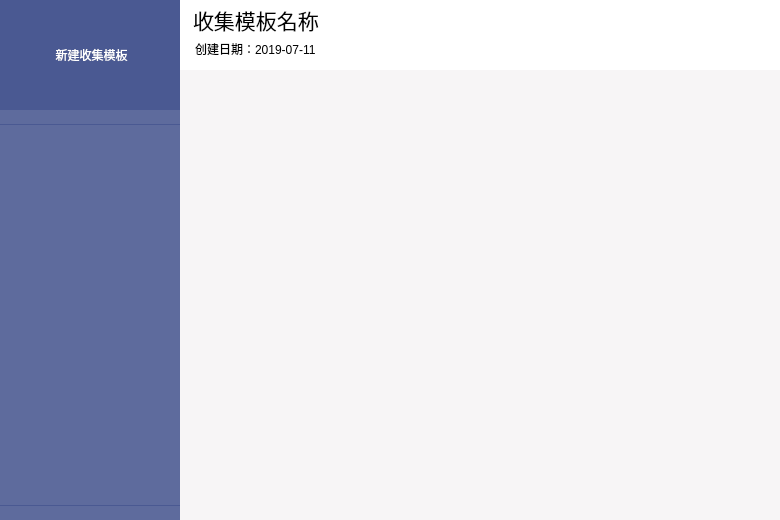
<?xml version="1.0" encoding="UTF-8"?>
<ui version="4.0">
 <class>MainWindow</class>
 <widget class="QMainWindow" name="MainWindow">
  <property name="geometry">
   <rect>
    <x>0</x>
    <y>0</y>
    <width>780</width>
    <height>520</height>
   </rect>
  </property>
  <property name="windowTitle">
   <string>数据收集软件</string>
  </property>
  <widget class="QWidget" name="centralWidget">
   <layout class="QHBoxLayout" name="horizontalLayout" stretch="1,2">
    <property name="spacing">
     <number>0</number>
    </property>
    <property name="leftMargin">
     <number>0</number>
    </property>
    <property name="topMargin">
     <number>0</number>
    </property>
    <property name="rightMargin">
     <number>0</number>
    </property>
    <property name="bottomMargin">
     <number>0</number>
    </property>
    <item>
     <widget class="QWidget" name="widget" native="true">
      <property name="maximumSize">
       <size>
        <width>180</width>
        <height>16777215</height>
       </size>
      </property>
      <layout class="QVBoxLayout" name="verticalLayout" stretch="1,3">
       <property name="spacing">
        <number>0</number>
       </property>
       <property name="leftMargin">
        <number>0</number>
       </property>
       <property name="topMargin">
        <number>0</number>
       </property>
       <property name="rightMargin">
        <number>0</number>
       </property>
       <property name="bottomMargin">
        <number>0</number>
       </property>
       <item>
        <widget class="QWidget" name="widget_3" native="true">
         <property name="maximumSize">
          <size>
           <width>16777215</width>
           <height>110</height>
          </size>
         </property>
         <property name="styleSheet">
          <string notr="true">background-color: rgb(74, 89, 146)</string>
         </property>
         <layout class="QGridLayout" name="gridLayout">
          <item row="0" column="0">
           <widget class="QPushButton" name="pushButton">
            <property name="minimumSize">
             <size>
              <width>0</width>
              <height>40</height>
             </size>
            </property>
            <property name="font">
             <font>
              <family>Microsoft YaHei UI</family>
              <pointsize>9</pointsize>
             </font>
            </property>
            <property name="styleSheet">
             <string notr="true">color: white;
border: 0px</string>
            </property>
            <property name="text">
             <string> 新建收集模板</string>
            </property>
            <property name="icon">
             <iconset resource="src.qrc">
              <normaloff>:/new/prefix1/plus-circle.png</normaloff>:/new/prefix1/plus-circle.png</iconset>
            </property>
            <property name="iconSize">
             <size>
              <width>30</width>
              <height>30</height>
             </size>
            </property>
           </widget>
          </item>
         </layout>
        </widget>
       </item>
       <item>
        <widget class="QWidget" name="widget_4" native="true">
         <property name="styleSheet">
          <string notr="true">background-color: rgb(94, 107, 157)</string>
         </property>
         <layout class="QVBoxLayout" name="verticalLayout_3">
          <property name="spacing">
           <number>0</number>
          </property>
          <property name="leftMargin">
           <number>0</number>
          </property>
          <property name="topMargin">
           <number>0</number>
          </property>
          <property name="rightMargin">
           <number>0</number>
          </property>
          <property name="bottomMargin">
           <number>0</number>
          </property>
          <item>
           <widget class="QPushButton" name="pushButton_6">
            <property name="styleSheet">
             <string notr="true">border: 0px;
border-bottom: 1px solid rgb(74, 89, 146);</string>
            </property>
            <property name="text">
             <string/>
            </property>
            <property name="icon">
             <iconset resource="src.qrc">
              <normaloff>:/new/prefix1/up.png</normaloff>:/new/prefix1/up.png</iconset>
            </property>
            <property name="iconSize">
             <size>
              <width>20</width>
              <height>20</height>
             </size>
            </property>
           </widget>
          </item>
          <item>
           <widget class="QScrollArea" name="scrollArea">
            <property name="styleSheet">
             <string notr="true">border: 0px</string>
            </property>
            <property name="verticalScrollBarPolicy">
             <enum>Qt::ScrollBarAlwaysOff</enum>
            </property>
            <property name="horizontalScrollBarPolicy">
             <enum>Qt::ScrollBarAlwaysOff</enum>
            </property>
            <property name="widgetResizable">
             <bool>true</bool>
            </property>
            <property name="alignment">
             <set>Qt::AlignLeading|Qt::AlignLeft|Qt::AlignTop</set>
            </property>
            <widget class="QWidget" name="scrollAreaWidgetContents">
             <property name="geometry">
              <rect>
               <x>0</x>
               <y>0</y>
               <width>180</width>
               <height>368</height>
              </rect>
             </property>
             <property name="minimumSize">
              <size>
               <width>0</width>
               <height>0</height>
              </size>
             </property>
             <property name="layoutDirection">
              <enum>Qt::LeftToRight</enum>
             </property>
             <layout class="QVBoxLayout" name="verticalLayout_4">
              <property name="spacing">
               <number>0</number>
              </property>
              <property name="leftMargin">
               <number>0</number>
              </property>
              <property name="topMargin">
               <number>0</number>
              </property>
              <property name="rightMargin">
               <number>0</number>
              </property>
              <property name="bottomMargin">
               <number>0</number>
              </property>
              <item>
               <widget class="QWidget" name="widget_5" native="true">
                <property name="minimumSize">
                 <size>
                  <width>0</width>
                  <height>0</height>
                 </size>
                </property>
                <property name="maximumSize">
                 <size>
                  <width>0</width>
                  <height>0</height>
                 </size>
                </property>
               </widget>
              </item>
              <item>
               <spacer name="verticalSpacer">
                <property name="orientation">
                 <enum>Qt::Vertical</enum>
                </property>
                <property name="sizeHint" stdset="0">
                 <size>
                  <width>20</width>
                  <height>40</height>
                 </size>
                </property>
               </spacer>
              </item>
             </layout>
            </widget>
           </widget>
          </item>
          <item>
           <widget class="QPushButton" name="pushButton_7">
            <property name="styleSheet">
             <string notr="true">border: 0px;
border-top: 1px solid rgb(74, 89, 146)</string>
            </property>
            <property name="text">
             <string/>
            </property>
            <property name="icon">
             <iconset resource="src.qrc">
              <normaloff>:/new/prefix1/down.png</normaloff>:/new/prefix1/down.png</iconset>
            </property>
            <property name="iconSize">
             <size>
              <width>20</width>
              <height>20</height>
             </size>
            </property>
           </widget>
          </item>
         </layout>
        </widget>
       </item>
      </layout>
     </widget>
    </item>
    <item>
     <widget class="QWidget" name="widget_2" native="true">
      <layout class="QVBoxLayout" name="verticalLayout_2" stretch="0,0">
       <property name="spacing">
        <number>0</number>
       </property>
       <property name="leftMargin">
        <number>0</number>
       </property>
       <property name="topMargin">
        <number>0</number>
       </property>
       <property name="rightMargin">
        <number>0</number>
       </property>
       <property name="bottomMargin">
        <number>0</number>
       </property>
       <item>
        <widget class="QWidget" name="widget_6" native="true">
         <property name="minimumSize">
          <size>
           <width>0</width>
           <height>70</height>
          </size>
         </property>
         <property name="maximumSize">
          <size>
           <width>16777215</width>
           <height>110</height>
          </size>
         </property>
         <property name="styleSheet">
          <string notr="true">background-color: rgb(255, 255, 255)</string>
         </property>
         <layout class="QHBoxLayout" name="horizontalLayout_2">
          <item>
           <widget class="QWidget" name="widget_9" native="true">
            <layout class="QVBoxLayout" name="verticalLayout_7">
             <property name="spacing">
              <number>0</number>
             </property>
             <property name="leftMargin">
              <number>0</number>
             </property>
             <property name="topMargin">
              <number>0</number>
             </property>
             <property name="rightMargin">
              <number>0</number>
             </property>
             <property name="bottomMargin">
              <number>0</number>
             </property>
             <item>
              <widget class="QLineEdit" name="lineEdit">
               <property name="font">
                <font>
                 <pointsize>16</pointsize>
                </font>
               </property>
               <property name="styleSheet">
                <string notr="true">border: 0px;</string>
               </property>
               <property name="inputMask">
                <string/>
               </property>
               <property name="text">
                <string>收集模板名称</string>
               </property>
               <property name="readOnly">
                <bool>true</bool>
               </property>
               <property name="placeholderText">
                <string/>
               </property>
              </widget>
             </item>
             <item>
              <widget class="QLabel" name="label_2">
               <property name="styleSheet">
                <string notr="true">padding-left: 1px;</string>
               </property>
               <property name="text">
                <string>创建日期：2019-07-11</string>
               </property>
              </widget>
             </item>
            </layout>
           </widget>
          </item>
          <item>
           <widget class="QPushButton" name="pushButton_8">
            <property name="styleSheet">
             <string notr="true">border: 0px  </string>
            </property>
            <property name="text">
             <string/>
            </property>
            <property name="icon">
             <iconset resource="src.qrc">
              <normaloff>:/new/prefix1/setting.png</normaloff>:/new/prefix1/setting.png</iconset>
            </property>
            <property name="iconSize">
             <size>
              <width>30</width>
              <height>30</height>
             </size>
            </property>
           </widget>
          </item>
          <item>
           <widget class="QPushButton" name="pushButton_2">
            <property name="minimumSize">
             <size>
              <width>30</width>
              <height>30</height>
             </size>
            </property>
            <property name="maximumSize">
             <size>
              <width>30</width>
              <height>30</height>
             </size>
            </property>
            <property name="styleSheet">
             <string notr="true">border: 0px</string>
            </property>
            <property name="text">
             <string/>
            </property>
            <property name="icon">
             <iconset resource="src.qrc">
              <normaloff>:/new/prefix1/plus-circle.png</normaloff>:/new/prefix1/plus-circle.png</iconset>
            </property>
            <property name="iconSize">
             <size>
              <width>30</width>
              <height>30</height>
             </size>
            </property>
           </widget>
          </item>
          <item>
           <widget class="QPushButton" name="pushButton_4">
            <property name="minimumSize">
             <size>
              <width>30</width>
              <height>30</height>
             </size>
            </property>
            <property name="maximumSize">
             <size>
              <width>30</width>
              <height>30</height>
             </size>
            </property>
            <property name="styleSheet">
             <string notr="true">border: 0px</string>
            </property>
            <property name="text">
             <string/>
            </property>
            <property name="icon">
             <iconset resource="src.qrc">
              <normaloff>:/new/prefix1/file-copy.png</normaloff>:/new/prefix1/file-copy.png</iconset>
            </property>
            <property name="iconSize">
             <size>
              <width>30</width>
              <height>30</height>
             </size>
            </property>
           </widget>
          </item>
          <item>
           <widget class="QPushButton" name="pushButton_5">
            <property name="minimumSize">
             <size>
              <width>30</width>
              <height>30</height>
             </size>
            </property>
            <property name="maximumSize">
             <size>
              <width>30</width>
              <height>30</height>
             </size>
            </property>
            <property name="styleSheet">
             <string notr="true">border: 0px  </string>
            </property>
            <property name="text">
             <string/>
            </property>
            <property name="icon">
             <iconset resource="src.qrc">
              <normaloff>:/new/prefix1/file-zip.png</normaloff>:/new/prefix1/file-zip.png</iconset>
            </property>
            <property name="iconSize">
             <size>
              <width>30</width>
              <height>30</height>
             </size>
            </property>
           </widget>
          </item>
          <item>
           <widget class="QPushButton" name="pushButton_3">
            <property name="minimumSize">
             <size>
              <width>30</width>
              <height>30</height>
             </size>
            </property>
            <property name="maximumSize">
             <size>
              <width>30</width>
              <height>30</height>
             </size>
            </property>
            <property name="styleSheet">
             <string notr="true">border: 0px  </string>
            </property>
            <property name="text">
             <string/>
            </property>
            <property name="icon">
             <iconset resource="src.qrc">
              <normaloff>:/new/prefix1/delete.png</normaloff>:/new/prefix1/delete.png</iconset>
            </property>
            <property name="iconSize">
             <size>
              <width>30</width>
              <height>30</height>
             </size>
            </property>
           </widget>
          </item>
         </layout>
        </widget>
       </item>
       <item>
        <widget class="QWidget" name="widget_7" native="true">
         <property name="styleSheet">
          <string notr="true">background-color: rgb(247, 245, 246)</string>
         </property>
         <layout class="QGridLayout" name="gridLayout_2">
          <property name="leftMargin">
           <number>0</number>
          </property>
          <property name="topMargin">
           <number>0</number>
          </property>
          <property name="rightMargin">
           <number>0</number>
          </property>
          <property name="bottomMargin">
           <number>0</number>
          </property>
          <property name="spacing">
           <number>0</number>
          </property>
          <item row="0" column="0">
           <widget class="QScrollArea" name="scrollArea_2">
            <property name="styleSheet">
             <string notr="true">border: 0px</string>
            </property>
            <property name="widgetResizable">
             <bool>true</bool>
            </property>
            <widget class="QWidget" name="scrollAreaWidgetContents_2">
             <property name="geometry">
              <rect>
               <x>0</x>
               <y>0</y>
               <width>600</width>
               <height>450</height>
              </rect>
             </property>
             <layout class="QVBoxLayout" name="verticalLayout_5">
              <property name="spacing">
               <number>0</number>
              </property>
              <property name="leftMargin">
               <number>0</number>
              </property>
              <property name="topMargin">
               <number>0</number>
              </property>
              <property name="rightMargin">
               <number>0</number>
              </property>
              <property name="bottomMargin">
               <number>0</number>
              </property>
              <item>
               <widget class="QWidget" name="widget_8" native="true">
                <property name="maximumSize">
                 <size>
                  <width>0</width>
                  <height>0</height>
                 </size>
                </property>
               </widget>
              </item>
              <item>
               <spacer name="verticalSpacer_2">
                <property name="orientation">
                 <enum>Qt::Vertical</enum>
                </property>
                <property name="sizeHint" stdset="0">
                 <size>
                  <width>20</width>
                  <height>40</height>
                 </size>
                </property>
               </spacer>
              </item>
             </layout>
            </widget>
           </widget>
          </item>
         </layout>
        </widget>
       </item>
      </layout>
     </widget>
    </item>
   </layout>
  </widget>
 </widget>
 <layoutdefault spacing="6" margin="11"/>
 <resources>
  <include location="src.qrc"/>
 </resources>
 <connections/>
</ui>
